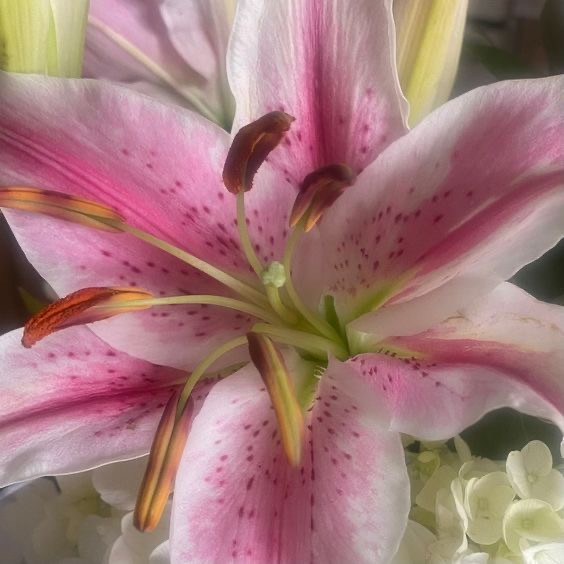
#> input picture comp-vision/sample.jpg, 564 x 564 px
$ python steerable_filtering.py
#> lines starting #> are read from the running program, lines starting #| are printed output that depends on the picture
import numpy as np
from PIL import Image
import cv2 as cv2

image = cv2.imread("sample.jpg")
#> image is the input picture: shape (564, 564, 3); mean B, G, R 121.2, 121.3, 163.3
image = np.array(image)
cv2.imshow("img",image)
ddepth = -12


Gblur_img=cv2.GaussianBlur(image,(5,5),0)
cv2.imshow(" gblur img",Gblur_img)

sigma = 1.5 # Standard deviation
G = lambda x, y: np.exp(-(x**2 + y**2) / (2 * sigma**2))
G0=lambda x, y: -2*x*G(x,y)
G90=lambda x, y: -2*y*G(x,y)

ksize = 5
center = ksize // 2
x, y = np.meshgrid(np.arange(-center, center+1), np.arange(-center, center+1))


gkernel= G(x, y)
gk0 = G0(x, y)
gk90 = G90(x, y)

gk_theta = np.cos(0)*G0(x,y) + np.sin(0)*G90(x,y)
gk_theta /= np.sum(np.abs(gk_theta))

R_theta = cv2.filter2D(Gblur_img, ddepth, kernel=gk_theta)
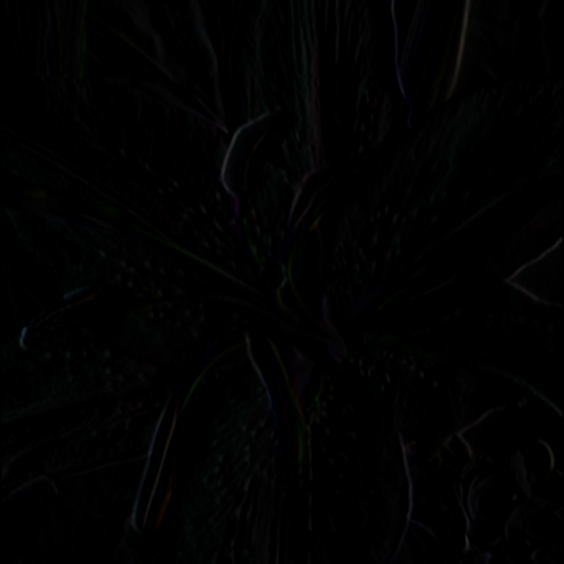
#> R_theta: shape (564, 564, 3); mean B, G, R 1.5, 1.5, 1.4


cv2.imshow("Filtered Image", R_theta)


cv2.waitKey(0)
cv2.destroyAllWindows()

$ run again, with comp-vision/eif1.jpg copied over comp-vision/sample.jpg
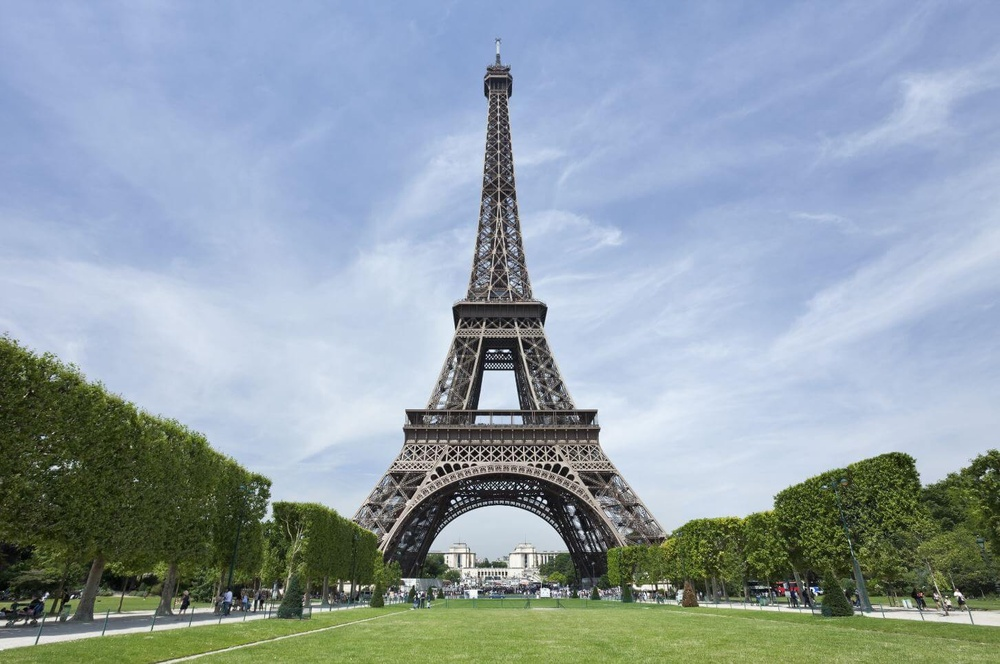
#> input picture comp-vision/eif1.jpg, 1000 x 664 px, shrunk from 1453 x 965 before the run
#> image is the input picture: shape (664, 1000, 3); mean B, G, R 169.4, 159.8, 145.2
#> `R_theta = cv2.filter2D(Gblur_img, ddepth, kernel=gk_theta)`:
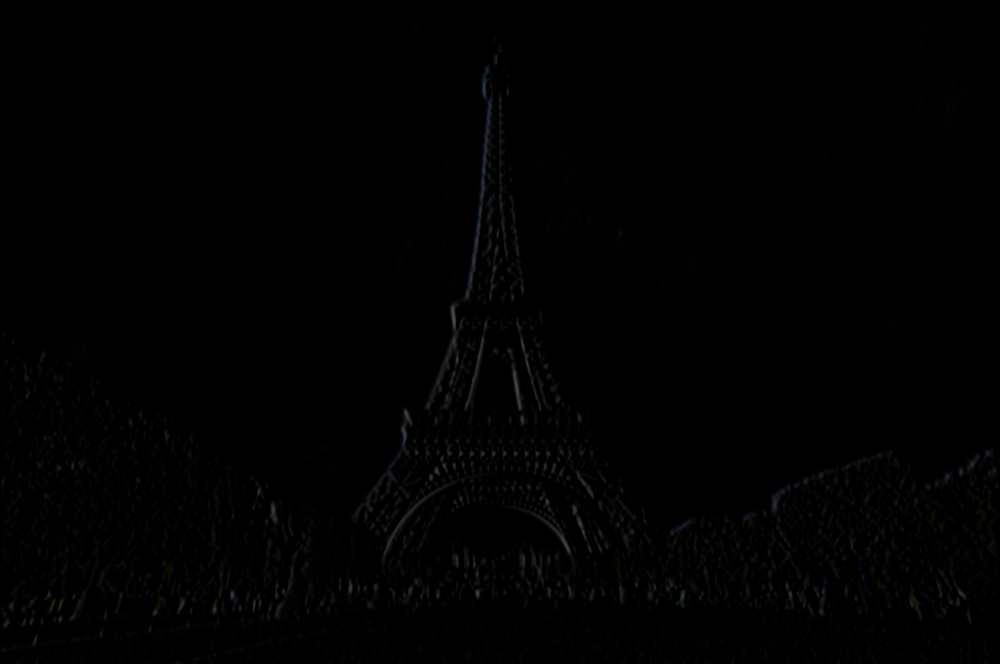
#> R_theta: shape (664, 1000, 3); mean B, G, R 1.2, 1.2, 1.2
